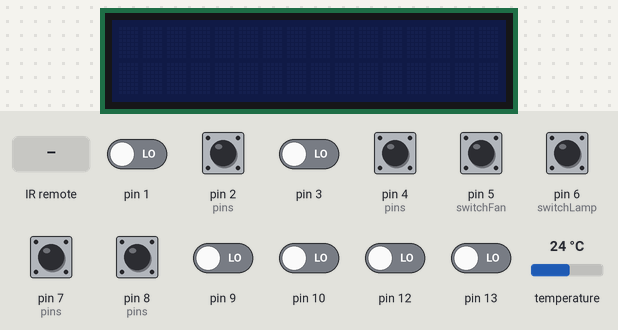
Bench run of a sketch on a simulated Arduino Uno, built for the host (arithmetic inside an expression is 32-bit, double 64-bit). Parts: 16×2 character LCD. The test bench sets the inputs (shaded band); at power-on: pin 2 (pins), pin 4 (pins), pin 5 (switchFan), pin 6 (switchLamp), pin 7 (pins), pin 8 (pins) HIGH, pin 1, pin 3, pin 9, pin 10, pin 12, pin 13 LOW, temperature 24 °C. The local clock reads 2024-03-15 10:24:30 at power-on unless the sketch sets it.

Above: at 1.3 s.
1.4 s: infrared code 0xFDA857 received
At 3.1 s:
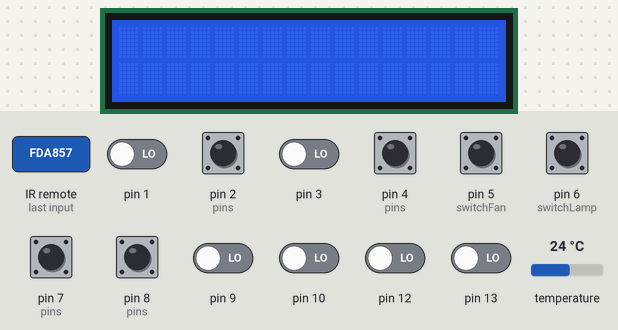
3.9 s: infrared code 0xFD30CF received
At 4.5 s:
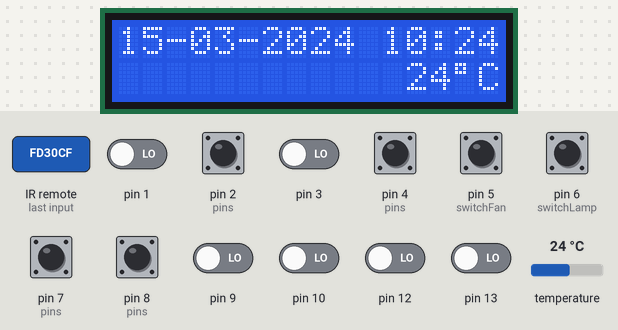
5.4 s: infrared code 0xFD00FF received
At 5.8 s:
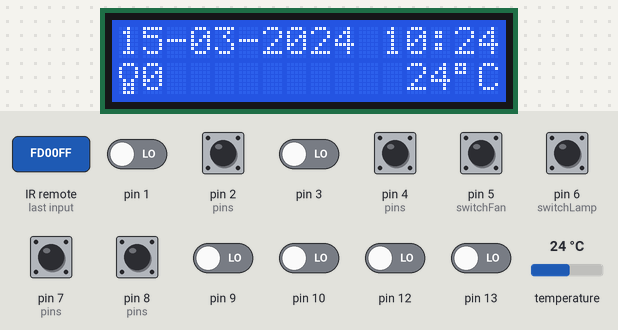
6.9 s: infrared code 0xFD807F received
At 8.1 s:
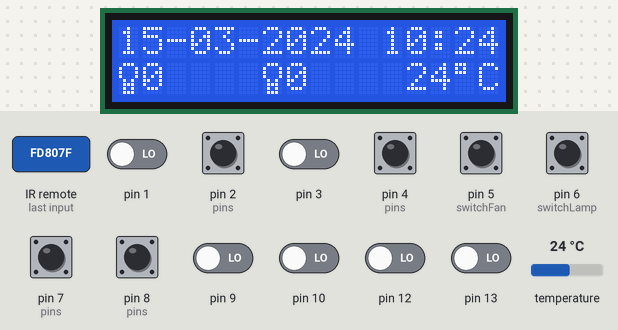
8.4 s: infrared code 0xFD30CF received
At 9.2 s:
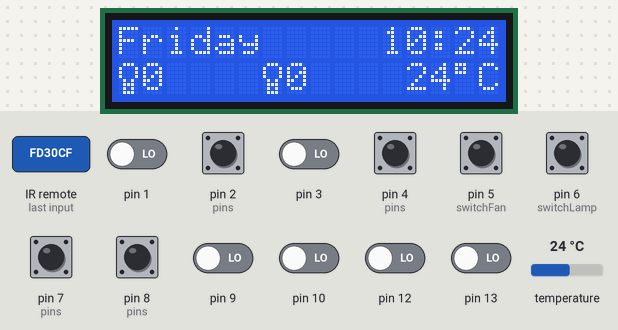
9.9 s: infrared code 0xFD00FF received
At 10.4 s:
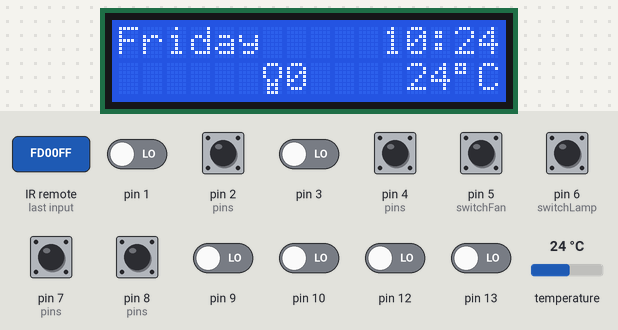
Timing chart, 0 to 12.4 s (numbered marks = the images above; inputs shaded):
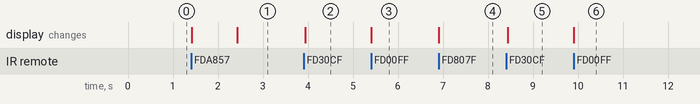

The sketch:

lcdclock_2lamps_dim_2.ino
```cpp
#include <util/atomic.h>
#include <Wire.h>
#include <LiquidTWI2.h>
#include <DS3231.h>
//modify wiring.c line 29 to
//#define MICROSECONDS_PER_TIMER0_OVERFLOW (clockCyclesToMicroseconds(prescaler * 256)) to scale accordingly millis()

LiquidTWI2 lcd(0x20);
DS3231 clock;
RTCDateTime dt;

uint8_t pressed[] = {0, 0, 0, 0};
uint8_t lcd_cycle = 0;
uint8_t lcd_on = 0;
uint8_t lamp_on = 0;
uint8_t proc_lamp = 0;
uint8_t fan_on = 0;
uint8_t proc_fan = 0;

volatile boolean refreshLCD = 0;
uint32_t ircomm = 0;
uint32_t last_ircomm = 0;
volatile boolean set_time_cnt = 1;

volatile uint16_t currentPotValue = 0;
volatile uint16_t SPEED_FAN = 0;
uint16_t last_SPEED_FAN = 0;

volatile uint16_t DIM_LIGHT = 0;
uint16_t last_DIM_LIGHT = 0;

uint32_t pushed_lamp_1 = 0;
uint32_t pushed_lamp_2 = 0;

volatile boolean updateLF[] = {0, 0};

#include <IRremote.h>
int RECV_PIN = 11;
IRrecv irrecv(RECV_PIN);
decode_results results;

void setup() {

  /*
   * INPUTS (BUTTONS)
   * PD2    LCD ON/OFF
   * PD4    LCD CYCLE
   * PB0    LAMP ON/OFF
   * PD7    FAN ON/OFF
   *
   * ANALOG INPUTS (POT WIPER)
   * PC0 (ADC0)   POT FAN
   * PC1 (ADC1)   POT LAMP
   *
   * PWM OUTPUTS (driving transistor array)
   * PD6 (OC0A)   PWM LAMP
   * PD5 (OC0B)   PWM FAN
   *
   * IR SENSOR
   * PB3 (OC2A)   IR
   */


  //Serial.begin(9600);
  irrecv.enableIRIn(); // Start the receiver


  // set the LCD type
  lcd.setMCPType(LTI_TYPE_MCP23008);

  lcd.begin(16, 2);
  lcd.setBacklight(LOW);

  clock.begin();

  cli();
  TCCR0A = (1 << COM0A1) | (1 << COM0B1) | (1 << WGM01) | (1 << WGM00); // Fast PWM, Clear OC0A/OC0B on Compare Match, set OC0A/OC0B at BOTTOM
  TCCR0B = (1 << CS00); //clk/1 prescalling freq = 62.5 kHz
  //TCCR0B = (1 << CS01) | (1 << CS00); //clk/64 prescalling freq = 976 Hz

  TCCR1A |= (1 << WGM10) | (1 << WGM11);
  TCCR1B = (1 << CS12) | (1 << CS10) | (1 << WGM12) | (1 << WGM13); // Normal port operation, 1024 prescaller, Fast PWM OCRA
  OCR1A = 78; // 200Hz (5ms period)
  TIMSK1 = (1 << TOIE1);

  //setting ADC

  ADCSRA |= (1 << ADPS2);// Set ADC prescalar to 16 – 1Mhz sample rate @ 16MHz
  ADCSRA &= ~((1 << ADPS1) | (1 << ADPS0));
  ADCSRA |= (1 << ADEN);// Enable ADC
  ADCSRA |= (1 << ADIE);// Enable interrupts

  ADMUX |= (1 << REFS0); // Set ADC reference to AVCC
  ADMUX &= ~((1 << MUX0) | (1 << MUX1) | (1 << MUX2) | (1 << MUX3));// Set ADC0 pin PC0
  ADMUX |= (1 << ADLAR);// 8 bit resolution

  sei();// Enable Global Interrupts


  ADCSRA |= (1 << ADSC);// Start A2D Conversions

  DDRD &= ~(1 << PD6);
  PORTD &= ~(1 << PD6);

  DDRD &= ~(1 << PD5);
  PORTD &= ~(1 << PD5);

  DDRD &= ~((1 << PD2) | (1 << PD4) | (1 << PD7)); //set PD2 PD4 PD7 as INPUT
  PORTD |= (1 << PD2) | (1 << PD4) | (1 << PD7); //set INPUT PULLUP resistor

  DDRB &= ~(1 << PB0); //set PB0  as INPUT
  PORTB |= (1 << PB0); //set set INPUT PULLUP resistor

  DDRC &= ~(1 << PC0); //set POT FAN as INPUT  (ADC0)
  DDRC &= ~(1 << PC1); //set POT LAMP as INPUT  (ADC1)

  byte fistChar[8] = { // fist
    0b11111,
    0b10101,
    0b10101,
    0b11110,
    0b01001,
    0b01101,
    0b01101,
    0b01101
  };
  lcd.createChar(0, fistChar);

  byte fanChar[8] = {
    0b11111,
    0b01010,
    0b00100,
    0b01110,
    0b01110,
    0b00100,
    0b01010,
    0b11111
  };
  lcd.createChar(1, fanChar);

  byte lamp0Char[8] = {
    0b01110,
    0b10001,
    0b10001,
    0b10001,
    0b01010,
    0b01110,
    0b01010,
    0b01110
  };
  lcd.createChar(2, lamp0Char);


  byte lamp25Char[8] = {
    0b01110,
    0b11001,
    0b11001,
    0b11001,
    0b01010,
    0b01110,
    0b01010,
    0b01110
  };
  lcd.createChar(3, lamp25Char);

  byte lamp50Char[8] = {
    0b01110,
    0b11101,
    0b11101,
    0b11101,
    0b01110,
    0b01110,
    0b01010,
    0b01110
  };
  lcd.createChar(4, lamp50Char);

  byte lamp75Char[8] = {
    0b01110,
    0b11111,
    0b11111,
    0b11111,
    0b01110,
    0b01110,
    0b01010,
    0b01110
  };
  lcd.createChar(5, lamp75Char);

  //displayLogo();
  //clock.setDateTime(__DATE__, __TIME__);
}


void loop() {
  ircomm = 0;
  if (irrecv.decode(&results)) {
    ircomm = results.value;
    if (ircomm != 0xFFFFFFFF && ircomm != 0) {
      last_ircomm = ircomm;
    }
    irrecv.resume();
  }

  last_DIM_LIGHT = DIM_LIGHT;
  IRdim(0xFD20DF, 0xFD10EF, DIM_LIGHT, pushed_lamp_1);
  if (last_DIM_LIGHT != DIM_LIGHT) {
    updateLF[0] = 1;
    displayLamp();
  }

  last_SPEED_FAN = SPEED_FAN;
  IRdim(0xFDA05F, 0xFD906F, SPEED_FAN, pushed_lamp_2);
  if (last_SPEED_FAN != SPEED_FAN) {
    updateLF[1] = 1;
    displayFan();
  }

  if (pushed_lamp_1 || pushed_lamp_2) {
    TIMSK1 &= ~(1 << TOIE1);
  }
  else {
    TIMSK1 = (1 << TOIE1);
  }

  switchLamp();
  switchLCD();
  switchFan();
  if (lcd_on) {
    if (buttonPressed(1) || ircomm == 0xFD30CF) { //remote button AUX
      lcd.clear();
      lcd_cycle++;
      if (lcd_cycle == 4) {
        lcd_cycle = 0;
      }
      ircomm = 0;
      refreshLCD = 1;
      updateLF[0] = 1;
      updateLF[1] = 1;
      displayFan();
      displayLamp();
    }
    if (refreshLCD) {
      displayLcd(lcd_cycle);
      refreshLCD = 0;
    }
  }

}

void switchLamp() {
  if (buttonPressed(2) || ircomm == 0xFD00FF) { //remote button CH
    ++lamp_on %= 2;
    if (lamp_on) {
      DDRD |= (1 << PD6);
      OCR0A = DIM_LIGHT;
      //analogWrite(6, DIM_LIGHT);
      updateLF[0] = 1;
    }
    else {
      DDRD &= ~(1 << PD6);
      PORTD &= ~(1 << PD6);
      clearDisplayLamp();
    }

    ircomm = 0;
  }

  if (lamp_on) {

    if ((uint8_t) proc_lamp == 0) {
      DDRD &= ~(1 << PD6);
      PORTD &= ~(1 << PD6);
    }
    else {
      DDRD |= (1 << PD6);
      OCR0A = DIM_LIGHT;
      //analogWrite(6, DIM_LIGHT);
    }

    if (updateLF[0]) {
      displayLamp();
    }
  }
}


void switchFan() {
  if (buttonPressed(3) || ircomm == 0xFD807F) { //remote button DVD

    ++fan_on %= 2;
    if (fan_on) {
      DDRD |= (1 << PD5);
      OCR0B = SPEED_FAN;
      //analogWrite(5, SPEED_FAN);
      updateLF[1] = 1;
    }
    else {
      DDRD &= ~(1 << PD5);
      PORTD &= ~(1 << PD5);
      clearDisplayFan();
    }

    ircomm = 0;
  }

  if (fan_on) {

    if ((uint8_t) proc_fan == 0) {
      DDRD &= ~(1 << PD5);
      PORTD &= ~(1 << PD5);
    }
    else {
      DDRD |= (1 << PD5);
      OCR0B = SPEED_FAN;
      //analogWrite(5, SPEED_FAN);
    }

    if (updateLF[1]) {
      displayFan();
    }
  }

}

void displayLamp() {
  char temp[10];
  static uint8_t lampChar = 2;

  //clear previuos display
  if (!lamp_on || updateLF[0]) {
    lcd.setCursor(0, 1);
    lcd.print("    ");
  }

  if (lamp_on && updateLF[0]) {

    proc_lamp = (uint8_t) ((DIM_LIGHT * 100) / 255);
    if (proc_lamp >= 99) proc_lamp = 100;

    lampChar = (uint8_t)((proc_lamp / 25) + 2);
    if (lampChar > 5) lampChar = 5;

    lcd.setCursor(0, 1);
    lcd.write(lampChar);

    sprintf(temp, "%d", (uint8_t) proc_lamp);
    lcd.print(temp);

    updateLF[0] = 0;
  }
}

void clearDisplayLamp() {
  lcd.setCursor(0, 1);
  lcd.print("    ");
}

void displayFan() {
  char temp[10];
  static uint8_t lampChar = 2;

  //clear previuos display
  if (!fan_on || updateLF[1]) {
    lcd.setCursor(6, 1);
    lcd.print("    ");
  }

  if (fan_on && updateLF[1]) {
    //lcd.setCursor(6, 1);
    //lcd.write((uint8_t)1);

    proc_fan = ((SPEED_FAN * 100) / 255);
    if (proc_fan >= 99) proc_fan = 100;

    lampChar = (uint8_t)((proc_fan / 25) + 2);
    if (lampChar > 5) lampChar = 5;

    lcd.setCursor(6, 1);
    lcd.write(lampChar);

    sprintf(temp, "%d", (uint8_t) proc_fan);
    lcd.print(temp);

    updateLF[1] = 0;
  }
}

void clearDisplayFan() {
  lcd.setCursor(6, 1);
  lcd.print("    ");
}

void switchLCD() {
  if (buttonPressed(0) || ircomm == 0xFDA857) { //remote button 3D
    ++lcd_on %= 2;

    if (lcd_on) {
      pressed[1] = 0; // if was cycle lcd when lcd was turn off don't bother consider it
      lcd.setBacklight(HIGH);
      set_time_cnt = 1;
      displayLogo();

      updateLF[0] = 1;
      displayLamp();
      updateLF[1] = 1;
      displayFan();
    }
    else {
      lcd.setBacklight(LOW);
      lcd.clear();
    }

    ircomm = 0;
  }
}

void delayNew(uint32_t tm) {
  uint32_t last_millis = millis();
  while ((millis() - last_millis) < tm) {}
}

void displayLogo() {
  lcd.clear();
  lcd.setBacklight(HIGH);
  lcd.setCursor(3, 1);
  lcd.write((uint8_t)0);

  lcd.setCursor(5, 1);
  lcd.print("Made by Adi");

  delayNew(1000);
  lcd.clear();
}

void displayLcd(uint8_t type) {
  clock.forceConversion();
  char temp[10];

  switch (type) {
    //  08-Sep    13:13:11
    //             Temp:28
    case 0:
      dt = clock.getDateTime();
      lcd.setCursor(0, 0);
      lcd.print(clock.dateFormat("d-M", dt));

      lcd.setCursor(8, 0);
      lcd.print(clock.dateFormat("H:i:s", dt));

      lcd.setCursor(12, 1);
      sprintf(temp, "%d%cC", (int8_t) clock.readTemperature(), (char)223);
      lcd.print(temp);
      break;
    //  08-09-2015   13:13
    //             Temp:28
    case 1:
      dt = clock.getDateTime();
      lcd.setCursor(0, 0);
      lcd.print(clock.dateFormat("d-m-Y", dt));

      lcd.setCursor(11, 0);
      lcd.print(clock.dateFormat("H:i", dt));

      lcd.setCursor(12, 1);
      sprintf(temp, "%d%cC", (int8_t) clock.readTemperature(), (char)223);
      lcd.print(temp);
      break;
    //  Duminica   13:13
    //           Temp:28
    case 2:
      dt = clock.getDateTime();
      lcd.setCursor(0, 0);
      lcd.print(clock.dateFormat("l", dt));

      lcd.setCursor(11, 0);
      lcd.print(clock.dateFormat("H:i", dt));

      lcd.setCursor(12, 1);
      sprintf(temp, "%d%cC", (int8_t) clock.readTemperature(), (char)223);
      lcd.print(temp);
      break;
    //  Dum     13:13:50
    //           Temp:28
    case 3:

      dt = clock.getDateTime();
      lcd.setCursor(0, 0);
      lcd.print(clock.dateFormat("D", dt));

      lcd.setCursor(8, 0);
      lcd.print(clock.dateFormat("H:i:s", dt));

      lcd.setCursor(12, 1);
      sprintf(temp, "%d%cC", (int8_t) clock.readTemperature(), (char)223);
      lcd.print(temp);
      break;
    //  08-Sep    13:13:11
    //             Temp:28
    default:
      dt = clock.getDateTime();
      lcd.setCursor(0, 0);
      lcd.print(clock.dateFormat("d-M", dt));

      lcd.setCursor(8, 0);
      lcd.print(clock.dateFormat("H:i:s", dt));

      lcd.setCursor(6, 1);
      sprintf(temp, "Temp: %d%cC", (int8_t) clock.readTemperature(), (char)223);
      lcd.print(temp);
      break;

  }
}


ISR(TIMER1_OVF_vect) {
  static uint8_t cnt = 0;
  debouncePress();

  if (cnt++ == 200) {
    cnt = 0;
    refreshLCD = 1;
  }

}

ISR(ADC_vect) {

  static uint8_t cnt = 0;
  static uint16_t sum = 0;

  cnt++;
  sum += ADCH;
  // make the average from 8 readings

  if (cnt >= 100) {
    currentPotValue = map((sum / 100), 0, 255, 0, 255);
    cnt = 0;
    sum = 0;

    switch (ADMUX & 0x0F) {
      case 0x00:
        setSpeedFan(currentPotValue);
        ADMUX = (ADMUX & 0xE0) | (0x01 & 0x0F);
        break;
      case 0x01:
        setDimLight(currentPotValue);
        ADMUX = (ADMUX & 0xE0) | (0x00 & 0x0F);
        break;
    }


  }
  ADCSRA |= (1 << ADSC); //Start a new ADC

}

void setSpeedFan(uint8_t currentPotValue) {
  static uint16_t lastPotValue = 0;
  if ((currentPotValue < lastPotValue - 2 || currentPotValue > lastPotValue + 2) && currentPotValue != lastPotValue) {
    lastPotValue =  currentPotValue;
    SPEED_FAN = currentPotValue;
    updateLF[1] = 1;
  }
}

void setDimLight(uint8_t currentPotValue) {
  static uint16_t lastPotValue = 0;
  if ((currentPotValue < lastPotValue - 2 || currentPotValue > lastPotValue + 2) && currentPotValue != lastPotValue) {
    lastPotValue =  currentPotValue;
    DIM_LIGHT = currentPotValue;
    updateLF[0] = 1;
  }
}

void debouncePress() {
  volatile static uint8_t pins[] = {PD2, PD4, PB0, PD7};
  volatile uint8_t pinb_arr[] = {PIND, PIND, PINB, PIND};
  volatile static uint8_t isPushed[] = {0, 0, 0, 0};
  volatile static uint8_t lastState[] = {0, 0, 0, 0};
  volatile static uint8_t count[] = {0, 0, 0, 0};

  for (uint8_t i = 0; i < sizeof(pins); i++) {
    if (!pressed[i]) {
      isPushed[i] = ( ( pinb_arr[i] & (1 << pins[i]) ) == 0);

      //check if button was pressed
      if (isPushed[i] && !lastState[i]) { // if pressed

        count[i]++;

        // if button has not bounce for 4 checks, the button is debounce and considered pressed
        if (count[i] >= 4) {
          lastState[i] = isPushed[i];
          pressed[i] = 1;
          count[i] = 0;
        }
      }
      else if (!isPushed[i] && lastState[i]) { //if released
        lastState[i] = isPushed[i];
        count[i] = 0;
      }
    }
  }
}


boolean buttonPressed(uint8_t pin) {
  ATOMIC_BLOCK(ATOMIC_RESTORESTATE) {
    if (pressed[pin]) {
      pressed[pin] = 0;
      return true;
    }

    return false;
  }
}


void IRdim(uint32_t up, uint32_t down, volatile uint16_t &dim, uint32_t &start_press) {
  static uint32_t last_mil = 0;
  static uint32_t accel_calup = 0;
  static uint16_t timelapsed = 300;

  if ((last_ircomm == up || last_ircomm == down) && ircomm != 0) {
    if (millis() - last_mil > timelapsed) {
      if (last_ircomm == up && dim <= 253) {
        dim += 2;
        start_press++;
      }
      if (last_ircomm == down && dim >= 2) {
        dim -= 2;
        start_press++;
      }
      last_mil = millis();

      if (++start_press % 2 == 0) {
        accel_calup = ((uint32_t) (start_press / 2)) + 1;
        if ( (int32_t)(timelapsed - accel_calup * 3) > 0) {
          timelapsed -= accel_calup * 3;
        }
      }
    }
  }
  if ( (millis() - last_mil) > (timelapsed + 200)) {
    timelapsed = 300;
    start_press = 0;
  }

}
```

Measured:
- after the input at 1.4 s, the display: first changes at once (image 1 shows a later state)
- after the input at 3.9 s, the display: changes at once (image 2)
- after the input at 5.4 s, the display: changes at once (image 3)
- after the input at 6.9 s, the display: changes at once (image 4)
- after the input at 8.4 s, the display: changes at once (image 5)
- after the input at 9.9 s, the display: changes at once (image 6)
